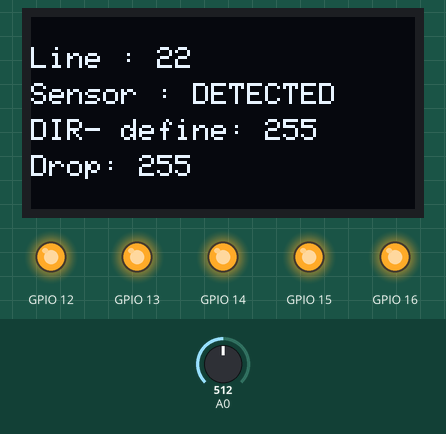
Simulated run of this sketch. Board: ESP8266 (NodeMCU). On the bench: 128×64 one-colour display, output pins drawn as LEDs (lit = HIGH). The test bench sets the inputs (shaded band); at power-on: A0 = 512. WiFi joins after 1.5 s; servers stay silent unless stated; EEPROM starts erased; what the sketch prints to the serial monitor is not drawn.

Above: at 5.7 s.
5.8 s: A0 set to 490
At 6.1 s:
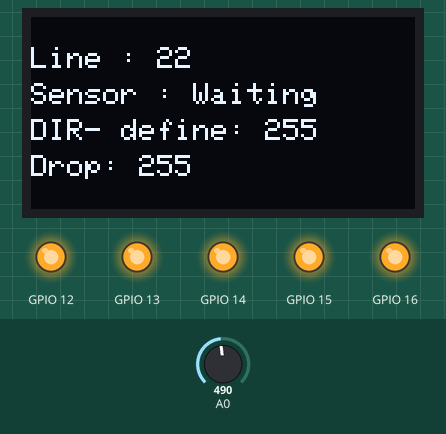
7.3 s: A0 set to 510
At 8.5 s:
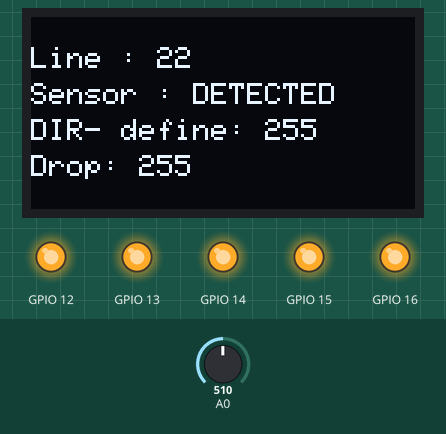
8.8 s: A0 set to 306
At 9.7 s:
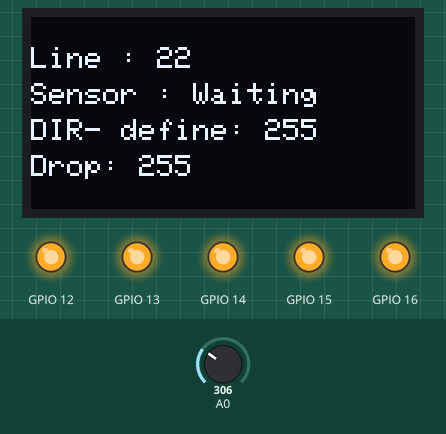
10.3 s: A0 set to 511
At 10.9 s:
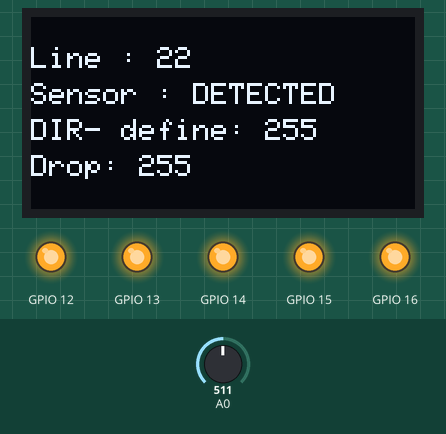
Timing chart, 0 to 12.8 s (numbered marks = the images above; inputs shaded):
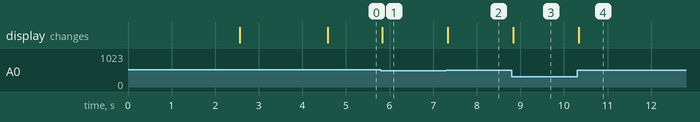

Measured:
- after the input at 5.8 s, the display: changes at once (image 1)
- after the input at 7.3 s, the display: changes at once (image 2)
- after the input at 8.8 s, the display: changes at once (image 3)
- after the input at 10.3 s, the display: changes at once (image 4)

The sketch:

Mask_Flip_v2.ino
```cpp
// OTA settings
#include <ESP8266WiFi.h>
#include <ESP8266mDNS.h>
#include <WiFiUdp.h>
#include <ArduinoOTA.h>
#ifndef STASSID
#define STASSID "Savewo Lab"
#define STAPSK  "KenKen2022-"
#endif
const char* ssid = STASSID;
const char* password = STAPSK;

// OLED settings
#include <Wire.h>
#include <Adafruit_GFX.h>
#include <Adafruit_SH110X.h>
#define i2c_Address 0x3c //initialize with the I2C addr 0x3C
#define SCREEN_WIDTH 128 // OLED display width, in pixels
#define SCREEN_HEIGHT 64 // OLED display height, in pixels
#define OLED_RESET -1   //   QT-PY / XIAO
Adafruit_SH1106G display = Adafruit_SH1106G(SCREEN_WIDTH, SCREEN_HEIGHT, &Wire, OLED_RESET);

// EEPROM settings
#include <EEPROM.h>

int drop = 0;
int define = 0;
int signalVal = 0;
int sw = 0;
int arrPreset = 0;
int define_address = 0;
int drop_address = 1;
int array[20];

// the setup function runs once when you press reset or power the board
void setup() {
  Serial.begin(9600);
  EEPROM.begin(512);

  WiFi.mode(WIFI_STA);
  WiFi.begin(ssid, password);
  while (WiFi.waitForConnectResult() != WL_CONNECTED) {
    Serial.println("Connection Failed! Rebooting...");
    delay(3000);
    ESP.restart();
  }
  // ArduinoOTA.setPort(8266);
  ArduinoOTA.setHostname("Line22_esp8266");
  ArduinoOTA.onStart([]() {
    String type;
    if (ArduinoOTA.getCommand() == U_FLASH) {
      type = "sketch";
    } else { // U_FS
      type = "filesystem";
    }
    Serial.println("Start updating " + type);
  });
  ArduinoOTA.onEnd([]() {
    Serial.println("\nEnd");
  });
  ArduinoOTA.onProgress([](unsigned int progress, unsigned int total) {
    Serial.printf("Progress: %u%%\r", (progress / (total / 100)));
  });
  ArduinoOTA.onError([](ota_error_t error) {
    Serial.printf("Error[%u]: ", error);
    if (error == OTA_AUTH_ERROR) {
      Serial.println("Auth Failed");
    } else if (error == OTA_BEGIN_ERROR) {
      Serial.println("Begin Failed");
    } else if (error == OTA_CONNECT_ERROR) {
      Serial.println("Connect Failed");
    } else if (error == OTA_RECEIVE_ERROR) {
      Serial.println("Receive Failed");
    } else if (error == OTA_END_ERROR) {
      Serial.println("End Failed");
    }
  });
  ArduinoOTA.begin();
  Serial.println("Ready");
  Serial.print("IP address: ");
  Serial.println(WiFi.localIP());
  delay(1000);

  // read eeprom
  define = EEPROM.read(define_address);
  drop = EEPROM.read(drop_address);

  // OLED Start
  display.begin(i2c_Address, true);
  display.clearDisplay();
  display.setTextSize(2);
  display.setTextColor(1);
  display.setCursor(0, 15);
  display.print("SAVEWO");
  display.display();
  delay(2000);

  // + button
  pinMode(12, OUTPUT);
  digitalWrite(12, HIGH);

  // - button
  pinMode(13, OUTPUT);
  digitalWrite(13, HIGH);

  // switch button
  pinMode(14, OUTPUT);
  digitalWrite(14, HIGH);

  // Step-
  pinMode(15, OUTPUT);
  digitalWrite(15, HIGH);

  // DIR-
  pinMode(16, OUTPUT);
  digitalWrite(16, HIGH);

}


// the loop function runs over and over again forever
void loop() {

  ArduinoOTA.handle();

  // 12V_Signal
  signalVal = analogRead(A0);
  //Serial.print("A0 = ");
  //Serial.println(signalVal);

  _dropbutton();
  _DIRbutton();
  _array();
  _switchDIR();
  _display();
  delay(1);
}

void _display() {

  // display test
  display.clearDisplay();
  display.setTextSize(1);
  display.setTextColor(1);
  display.setCursor(0, 10);
  display.println("Line : 22");
  display.setCursor(0, 22);
  if (signalVal < 500) {
    display.print("Sensor : Waiting");
  }
  if (signalVal > 500) {
    display.print("Sensor : DETECTED");
  }
  display.setCursor(0, 34);
  display.print("DIR- define: ");
  display.println(define);
  display.setCursor(0, 46);
  display.print("Drop: ");
  display.println(drop);
  display.display();
  delay(1);
}

void _switchDIR() {

  // switch DIR when array[0] = 1
  if (define == 0) {
    if (array[0] == 1) {
      digitalWrite(16, HIGH);
    }
    else {
      digitalWrite(16, LOW);
    }
  }
  else if (define == 1) {
    if (array[0] == 1) {
      digitalWrite(16, LOW);
    }
    else {
      digitalWrite(16, HIGH);
    }
  }
}

void _array() {

  // turn 0 into 1 when 12V signal received
  if (signalVal > 500) {
    array[drop] = 1;
    array[drop + 1] = 1;
    array[drop + 2] = 1;
    //Serial.print("counter = ");
    //Serial.println(counter);
  }


  // array moves forward when Step- is connected to GND
  if (digitalRead(15) == LOW && arrPreset == 0) {
    arrPreset = 1;
    int i;
    for (i = 0; i < 19; i++) {
      array[i] = array[i + 1];
    }
    array[19] = 0;
  } else if (digitalRead(15) == HIGH) {
    arrPreset = 0;
  }

}

void _DIRbutton() {

  // DIR- define switch
  if (digitalRead(14) == LOW && sw == 0) {
    // making voltage low to turn led off
    digitalWrite(16, LOW);
    define = 1;
    sw = 1;
    EEPROM.write(define_address, define);
    EEPROM.commit();
    delay(300);
    //Serial.println(define);
  }
  else if (digitalRead(14) == LOW && sw == 1) {
    // making voltage high to turn led on
    digitalWrite(16, HIGH);
    define = 0;
    sw = 0;
    EEPROM.write(define_address, define);
    EEPROM.commit();
    delay(300);
    //Serial.println(define);
  }
}

void _dropbutton() {

  // drop + 1
  if (digitalRead(12) == LOW && drop < 50) {
    delay(300);
    drop++;
    EEPROM.write(drop_address, drop);
    EEPROM.commit();
    delay(1);
    //Serial.print("drop = ");
    //Serial.println(drop);
  }

  // drop - 1
  if (digitalRead(13) == LOW && drop > 0) {
    delay(300);
    drop--;
    EEPROM.write(drop_address, drop);
    EEPROM.commit();
    delay(1);
    //Serial.print("drop = ");
    //Serial.println(drop);
  }
}
```
